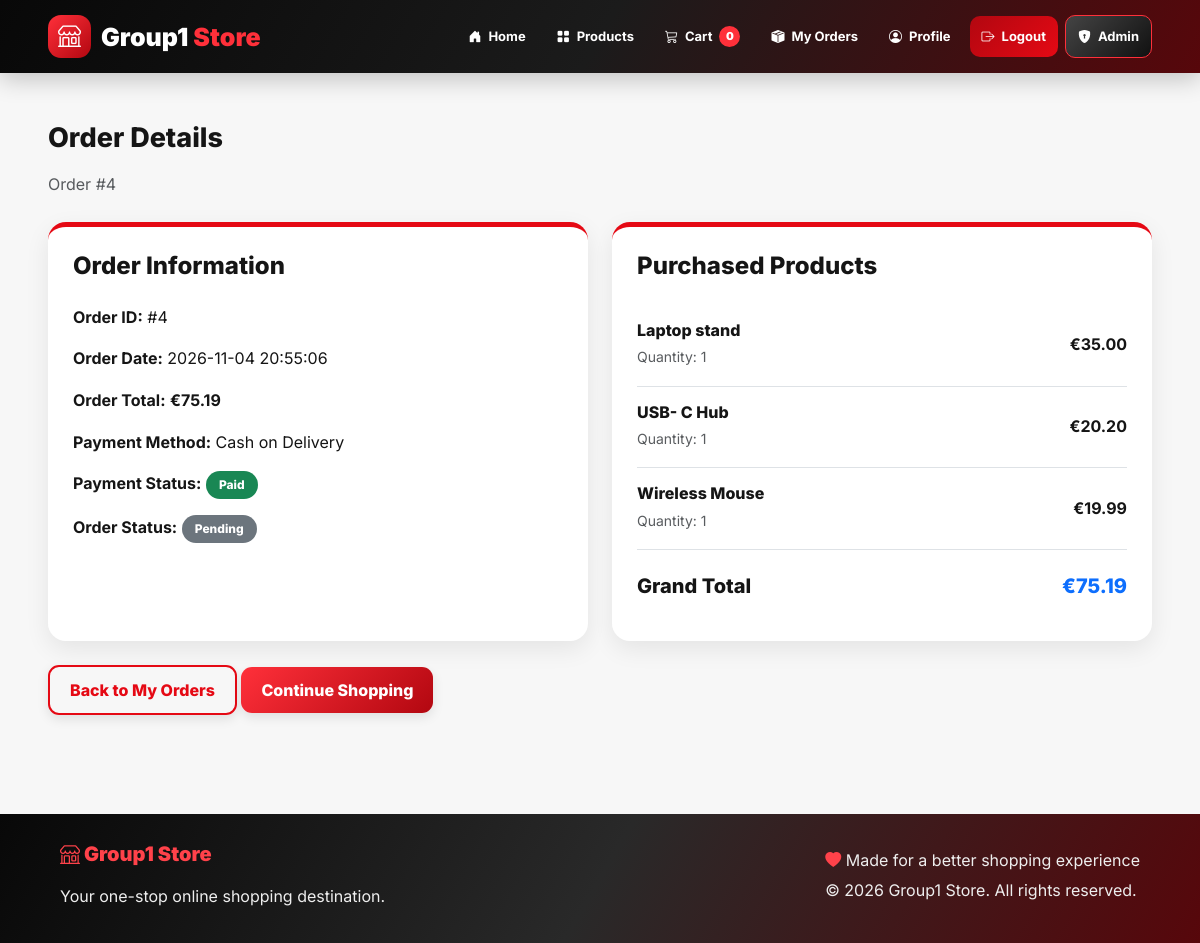
The app's page /orders/4 (signed in) with its own data.
### tables this page shows
CREATE TABLE orders (
            id INTEGER PRIMARY KEY AUTOINCREMENT,
            customer_id INTEGER NOT NULL,
            total REAL NOT NULL,
            status TEXT NOT NULL DEFAULT 'pending'
                CHECK(status IN ('pending', 'shipped', 'completed')),
            created_at TEXT NOT NULL DEFAULT CURRENT_TIMESTAMP, payment_method TEXT NOT NULL
            DEFAULT 'Cash on Delivery', payment_status TEXT NOT NULL
            DEFAULT 'Pending',
            FOREIGN KEY(customer_id) REFERENCES customers(id)
        );

CREATE TABLE order_items (
            id INTEGER PRIMARY KEY AUTOINCREMENT,
            order_id INTEGER NOT NULL,
            product_id INTEGER,
            product_name TEXT NOT NULL,
            unit_price REAL NOT NULL,
            quantity INTEGER NOT NULL CHECK(quantity > 0),
            FOREIGN KEY(order_id) REFERENCES orders(id) ON DELETE CASCADE,
            FOREIGN KEY(product_id) REFERENCES products(id) ON DELETE SET NULL
        );

### app.py (the view, shortened to what this page needs)
@app.route(
    "/orders/<int:order_id>"
)
@customer_required
def order_detail(order_id):
    customer = current_customer()
    db = get_db()
    order = db.execute(
        """
        SELECT *
        FROM orders

        WHERE id = ?
        AND customer_id = ?
        """,
        (
            order_id,
            customer["id"]
        )
    ).fetchone()
    items = db.execute(
        """
        SELECT
            product_name,
            unit_price,
            quantity

        FROM order_items

        WHERE order_id = ?
        """,
        (order_id,)
    ).fetchall()
    return render_template(
        "order_detail.html",
        order=order,
        items=items
    )

### app.py (called while the page is built, shortened)
def get_db():
    if "db" not in g:
        g.db = sqlite3.connect(DATABASE)
        g.db.row_factory = sqlite3.Row
        g.db.execute("PRAGMA foreign_keys = ON")
    return g.db

def current_customer():
    customer_id = session.get("customer_id")
    if not customer_id:
        return None
    return get_db().execute(
        """
        SELECT id, name, email, address
        FROM customers
        WHERE id = ?
        """,
        (customer_id,)
    ).fetchone()

@app.context_processor
def inject_common_values():
    cart = session.get("cart", {})
    return {
        "logged_in_customer": current_customer(),
        "cart_count": sum(
            int(qty) for qty in cart.values()
        ),
        "admin_logged_in": session.get(
            "admin_logged_in",
            False
        )
    }

def customer_required(view):
    @wraps(view)
    def wrapped(*args, **kwargs):
        return view(*args, **kwargs)
    return wrapped

### templates/order_detail.html (shortened to what this page needs)
{% extends "base.html" %}
{% block content %}
<div class="container py-4">
    <div class="mb-4">
        <h2>Order Details</h2>
        <p class="text-muted">
            Order #{{ order.id }}
        </p>
    </div>
    <div class="row g-4">
        <div class="col-lg-6">
            <div class="admin-container h-100">
                <h4 class="mb-4">Order Information</h4>
                <div class="mb-3">
                    <strong>Order ID:</strong>
                    <span>#{{ order.id }}</span>
                </div>
                <div class="mb-3">
                    <strong>Order Date:</strong>
                    <span>{{ order.created_at }}</span>
                </div>
                <div class="mb-3">
                    <strong>Order Total:</strong>
                    <span class="fw-bold">
                        €{{ "%.2f"|format(order.total) }}
                    </span>
                </div>
                <div class="mb-3">
                    <strong>Payment Method:</strong>
                    <span>{{ order.payment_method }}</span>
                </div>
                <div class="mb-3">
                    <strong>Payment Status:</strong>
                    {% if order.payment_status == "Paid" %}
                        <span class="badge bg-success">
                            Paid
                        </span>
                    {% else %}
                        <span class="badge bg-warning text-dark">
                            Pending Payment
                        </span>
                    {% endif %}
                </div>
                <div class="mb-3">
                    <strong>Order Status:</strong>
                    {% if order.status == "completed" %}
                        <span class="badge bg-success">
                            Completed
                        </span>
                    {% elif order.status == "shipped" %}
                        <span class="badge bg-info text-dark">
                            Shipped
                        </span>
                    {% else %}
                        <span class="badge bg-secondary">
                            Pending
                        </span>
                    {% endif %}
                </div>
            </div>
        </div>
        <div class="col-lg-6">
            <div class="admin-container h-100">
                <h4 class="mb-4">Purchased Products</h4>
                {% for item in items %}
                <div class="d-flex justify-content-between align-items-center border-bottom py-3">
                    <div>
                        <h6 class="mb-1">
                            {{ item.product_name }}
                        </h6>
                        <small class="text-muted">
                            Quantity: {{ item.quantity }}
                        </small>
                    </div>
                    <strong>
                        €{{ "%.2f"|format(
                            item.unit_price * item.quantity
                        ) }}
                    </strong>
                </div>
                {% endfor %}
                <div class="d-flex justify-content-between mt-4">
                    <h5>Grand Total</h5>
                    <h5 class="text-primary">
                        €{{ "%.2f"|format(order.total) }}
                    </h5>
                </div>
            </div>
        </div>
    </div>
    <div class="mt-4">
        <a href="{{ url_for('orders') }}"
           class="btn btn-outline-primary">
            Back to My Orders
        </a>
        <a href="{{ url_for('products') }}"
           class="btn btn-primary">
            Continue Shopping
        </a>
    </div>
</div>
{% endblock %}

### static/style.css (style rules this page uses)
:root { --red: #e50914; --red-dark: #b20710; --red-light: #ff424a; --black: #151515; --dark: #222222; --white: #ffffff; --light: #f5f5f5; --grey: #eeeeee; --muted: #666666; --success: #15803d; --warning: #f59e0b; --info: #0891b2; --radius: 16px; --shadow: 0 8px 25px rgba(0, 0, 0, 0.08); --red-shadow: 0 8px 25px rgba(229, 9, 20, 0.15); }
* { margin: 0; padding: 0; box-sizing: border-box; }
html { scroll-behavior: smooth; }
body { font-family: 'Inter', sans-serif; background: #f7f7f7; color: var(--black); min-height: 100vh; line-height: 1.6; }
a { text-decoration: none; color: var(--red); transition: 0.3s ease; }
main, .container { position: relative; }
.container { padding-top: 25px; padding-bottom: 35px; }
h1, h2, h3, h4, h5, h6 { font-weight: 800; color: var(--black); margin-bottom: 18px; }
h2 { font-size: 27px; }
p { color: #444444; }
.btn { border: none !important; border-radius: 11px !important; padding: 11px 20px !important; font-weight: 800 !important; transition: all 0.25s ease !important; position: relative; overflow: hidden; box-shadow: 0 4px 12px rgba(0, 0, 0, 0.10); cursor: pointer; }
.btn-primary, .btn-danger { background: linear-gradient(135deg, #ff303a, #b20710) !important; color: white !important; }
.btn-outline-primary, .btn-outline-danger { color: var(--red) !important; border: 2px solid var(--red) !important; background: transparent !important; font-weight: 800 !important; }
.admin-container { background: white; border-radius: 18px; padding: 25px; box-shadow: var(--shadow); border-top: 5px solid var(--red); }
.badge { border-radius: 30px !important; padding: 8px 13px !important; font-size: 12px !important; font-weight: 800 !important; }

### records on screen
orders: id "4", created_at "2026-11-04 20:55:06", total "75.19", payment_method "Cash on Delivery"
order_items: product_name "Laptop stand", quantity "1", unit_price+quantity "35.00"
order_items: product_name "USB- C Hub", quantity "1", unit_price+quantity "20.20"
order_items: product_name "Wireless Mouse", quantity "1", unit_price+quantity "19.99"

### other values on screen
{{ cart_count }} "0"
